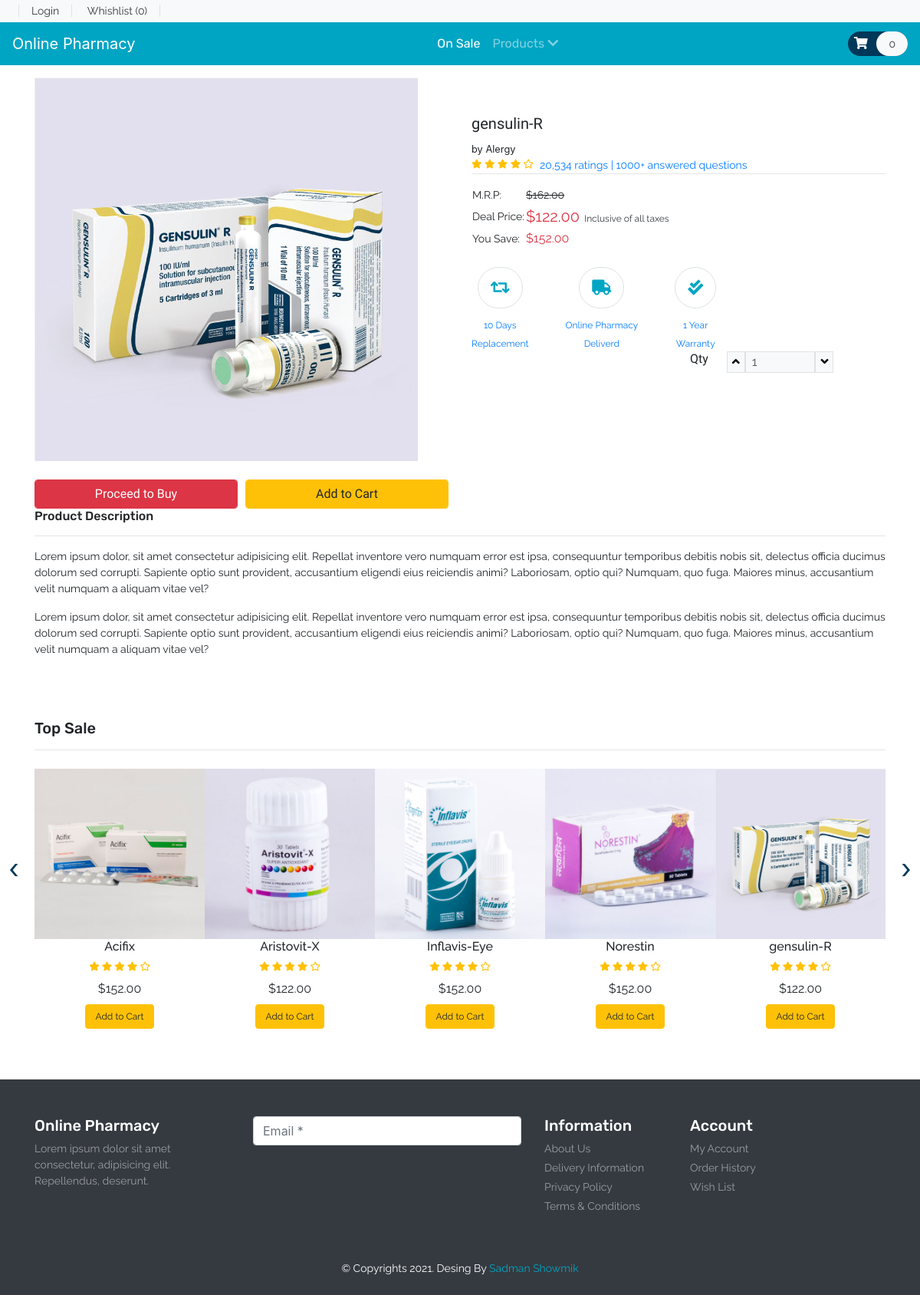
/Controller/product.php?item_id=8, run on the app's committed database.
### tables this page shows
CREATE TABLE `product` (
  `item_id` int(11) NOT NULL,
  `item_brand` varchar(200) NOT NULL,
  `item_name` varchar(255) NOT NULL,
  `item_price` double(10,2) NOT NULL,
  `item_image` varchar(255) NOT NULL,
  `item_register` datetime DEFAULT NULL
);

### Model/database/DBController.php (called while the page is built, shortened)
<?php
class DBController
{
    protected $host = 'localhost';
    protected $user = 'root';
    protected $password = '';
    protected $database = "onlinepharmacy";
    public function __construct()
    {
        $this->con = mysqli_connect($this->host, $this->user, $this->password, $this->database);
    }
}

### Controller/functions.php (called while the page is built, shortened)
<?php
require ('..\Model\database\DBController.php');
require ('..\Model\database\Product.php');
$db = new DBController();
$product = new Product($db);
$product_shuffle = $product->getData();
$Cart = new Cart($db );

### Model/database/Product.php (called while the page is built, shortened)
<?php
class Product
{
    public $db = null;
    public function __construct(DBController $db)
    {
        $this->db = $db;
    }
    public function getData($table = 'product'){
        $result = $this->db->con->query("SELECT * FROM {$table}");
        $resultArray = array();
        while ($item = mysqli_fetch_array($result, MYSQLI_ASSOC)){
            $resultArray[] = $item;
        }
        return $resultArray;
    }
}

### Controller/product.php (called while the page is built)
<?php
include ('header.php');
?>
<?php
    include ('..\View\Template\_products.php');
    include ('..\View\Template\_top-sale.php');
?>
<?php
include ('footer.php');
?>

### View/Template/_top-sale.php (the view, shortened to what this page needs)
<?php
    shuffle($product_shuffle);
?>
<section id="top-sale">
    <div class="container py-5">
        <h4 class="font-rubik font-size-20">Top Sale</h4>
        <hr>
        <div class="owl-carousel owl-theme">
            <?php foreach ($product_shuffle as $item) { ?>
            <div class="item py-2">
                <div class="product font-rale">
                    <a href="<?php printf('%s?item_id=%s', '..\Controller\product.php',  $item['item_id']); ?>"><img src="<?php echo $item['item_image'] ?? "../view/assets/Acifix.png"; ?>" alt="product1" class="img-fluid"></a>
                    <div class="text-center">
                        <h6><?php echo  $item['item_name'] ?? "Unknown";  ?></h6>
                        <div class="rating text-warning font-size-12">
                            <span><i class="fas fa-star"></i></span>
                            <span><i class="fas fa-star"></i></span>
                            <span><i class="fas fa-star"></i></span>
                            <span><i class="fas fa-star"></i></span>
                            <span><i class="far fa-star"></i></span>
                        </div>
                        <div class="price py-2">
                            <span>$<?php echo $item['item_price'] ?? '0' ; ?></span>
                        </div>
                        <form method="post">
                            <?php
                            if (in_array($item['item_id'], $Cart->getCartId($product->getData('cart')) ?? [])){
                                echo '<button type="submit" disabled class="btn btn-success font-size-12">In the Cart</button>';
                            }else{
                                echo '<button type="submit" name="top_sale_submit" class="btn btn-warning font-size-12">Add to Cart</button>';
                            }
                            ?>
                        </form>
                    </div>
                </div>
            </div>
            <?php }  ?>
        </div>
    </div>
</section>

### View/Template/_products.php
<?php
    $item_id = $_GET['item_id'] ?? 1;
    foreach ($product->getData() as $item) :
        if ($item['item_id'] == $item_id) :
?>
<section id="product" class="py-3">
    <div class="container">
        <div class="row">
            <div class="col-sm-6">
                <img src="<?php echo $item['item_image'] ?? "../view/assets/Acifix.png" ?>" alt="product" class="img-fluid">
                <div class="form-row pt-4 font-size-16 font-baloo">
                    <div class="col">
                        <button type="submit" class="btn btn-danger form-control">Proceed to Buy</button>
                    </div>
                    <div class="col">
                        <?php
                        if (in_array($item['item_id'], $Cart->getCartId($product->getData('cart')) ?? [])){
                            echo '<button type="submit" disabled class="btn btn-success font-size-16 form-control">In the Cart</button>';
                        }else{
                            echo '<button type="submit" name="top_sale_submit" class="btn btn-warning font-size-16 form-control">Add to Cart</button>';
                        }
                        ?>
                    </div>
                </div>
            </div>
            <div class="col-sm-6 py-5">
                <h5 class="font-baloo font-size-20"><?php echo $item['item_name'] ?? "Unknown"; ?></h5>
                <small>by <?php echo $item['item_brand'] ?? "Brand"; ?></small>
                <div class="d-flex">
                    <div class="rating text-warning font-size-12">
                        <span><i class="fas fa-star"></i></span>
                        <span><i class="fas fa-star"></i></span>
                        <span><i class="fas fa-star"></i></span>
                        <span><i class="fas fa-star"></i></span>
                        <span><i class="far fa-star"></i></span>
                    </div>
                    <a href="#" class="px-2 font-rale font-size-14">20,534 ratings | 1000+ answered questions</a>
                </div>
                <hr class="m-0">
                <table class="my-3">
                    <tr class="font-rale font-size-14">
                        <td>M.R.P:</td>
                        <td><strike>$162.00</strike></td>
                    </tr>
                    <tr class="font-rale font-size-14">
                        <td>Deal Price:</td>
                        <td class="font-size-20 text-danger">$<span><?php echo $item['item_price'] ?? 0; ?></span><small class="text-dark font-size-12">&nbsp;&nbsp;Inclusive of all taxes</small></td>
                    </tr>
                    <tr class="font-rale font-size-14">
                        <td>You Save:</td>
                        <td><span class="font-size-16 text-danger">$152.00</span></td>
                    </tr>
                </table>
                <div id="policy">
                    <div class="d-flex">
                        <div class="return text-center mr-5">
                            <div class="font-size-20 my-2 color-second">
                                <span class="fas fa-retweet border p-3 rounded-pill"></span>
                            </div>
                            <a href="#" class="font-rale font-size-12">10 Days <br> Replacement</a>
                        </div>
                        <div class="return text-center mr-5">
                            <div class="font-size-20 my-2 color-second">
                                <span class="fas fa-truck  border p-3 rounded-pill"></span>
                            </div>
                            <a href="#" class="font-rale font-size-12">Online Pharmacy <br>Deliverd</a>
                        </div>
                        <div class="return text-center mr-5">
                            <div class="font-size-20 my-2 color-second">
                                <span class="fas fa-check-double border p-3 rounded-pill"></span>
                            </div>
                            <a href="#" class="font-rale font-size-12">1 Year <br>Warranty</a>
                        </div>
                    </div>
                </div>
                <div class="row">
                    <div class="col-6">
                    </div>
                    <div class="col-6">
                        <div class="qty d-flex">
                            <h6 class="font-baloo">Qty</h6>
                            <div class="px-4 d-flex font-rale">
                                <button class="qty-up border bg-light" data-id="pro1"><i class="fas fa-angle-up"></i></button>
                                <input type="text" data-id="pro1" class="qty_input border px-2 w-50 bg-light" disabled value="1" placeholder="1">
                                <button data-id="pro1" class="qty-down border bg-light"><i class="fas fa-angle-down"></i></button>
                            </div>
                        </div>
                    </div>
                </div>
            </div>
            <div class="col-12">
                <h6 class="font-rubik">Product Description</h6>
                <hr>
                <p class="font-rale font-size-14">Lorem ipsum dolor, sit amet consectetur adipisicing elit. Repellat inventore vero numquam error est ipsa, consequuntur temporibus debitis nobis sit, delectus officia ducimus dolorum sed corrupti. Sapiente optio sunt provident, accusantium eligendi eius reiciendis animi? Laboriosam, optio qui? Numquam, quo fuga. Maiores minus, accusantium velit numquam a aliquam vitae vel?</p>
                <p class="font-rale font-size-14">Lorem ipsum dolor, sit amet consectetur adipisicing elit. Repellat inventore vero numquam error est ipsa, consequuntur temporibus debitis nobis sit, delectus officia ducimus dolorum sed corrupti. Sapiente optio sunt provident, accusantium eligendi eius reiciendis animi? Laboriosam, optio qui? Numquam, quo fuga. Maiores minus, accusantium velit numquam a aliquam vitae vel?</p>
            </div>
        </div>
    </div>
</section>
<?php
        endif;
        endforeach;
?>

### View/style.css (style rules this page uses)
button, button:focus { outline: none !important; box-shadow: none !important; }
.font-baloo { font-family: "Baloo Thambi 2", cursive; }
.font-rale { font-family: "Raleway", cursive; }
.font-rubik { font-family: "Rubik", cursive; }
.font-size-12 { font-size: 12px; }
.font-size-14 { font-size: 14px; }
.font-size-16 { font-size: 16px; }
.font-size-20 { font-size: 20px; }
.color-second { color: #00A5C4; }
#top-sale .owl-carousel .item .product a { overflow: hidden; }
#top-sale .owl-carousel .item .product img { transition: transform 0.5s ease; }

### data on the page
product: item_image (picture), item_name "gensulin-R", item_brand "Alergy", item_price "122.00"
product: item_image (picture), item_name "Acifix", item_price "152.00"
product: item_image (picture), item_name "Aristovit-X", item_price "122.00"
product: item_image (picture), item_name "Inflavis-Eye", item_price "152.00"
product: item_image (picture), item_name "Norestin", item_price "152.00"

### other printed values
count($product->getData('cart')) "0"
